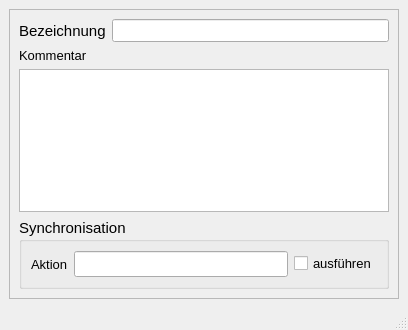
<?xml version="1.0" encoding="UTF-8"?>
<ui version="4.0">
 <class>MainWindow</class>
 <widget class="QMainWindow" name="MainWindow">
  <property name="geometry">
   <rect>
    <x>0</x>
    <y>0</y>
    <width>408</width>
    <height>330</height>
   </rect>
  </property>
  <property name="minimumSize">
   <size>
    <width>290</width>
    <height>220</height>
   </size>
  </property>
  <property name="font">
   <font>
    <family>Tahoma</family>
    <pointsize>10</pointsize>
   </font>
  </property>
  <property name="windowTitle">
   <string>Auslasstyp</string>
  </property>
  <property name="layoutDirection">
   <enum>Qt::LeftToRight</enum>
  </property>
  <widget class="QWidget" name="centralwidget">
   <layout class="QGridLayout" name="gridLayout">
    <item row="0" column="0">
     <widget class="QScrollArea" name="scrollArea">
      <property name="widgetResizable">
       <bool>true</bool>
      </property>
      <widget class="QWidget" name="scrollAreaWidgetContents">
       <property name="geometry">
        <rect>
         <x>0</x>
         <y>0</y>
         <width>384</width>
         <height>280</height>
        </rect>
       </property>
       <layout class="QGridLayout" name="gridLayout_2">
        <item row="0" column="0">
         <widget class="QLabel" name="label_4">
          <property name="font">
           <font>
            <family>Tahoma</family>
            <pointsize>11</pointsize>
           </font>
          </property>
          <property name="text">
           <string>Bezeichnung</string>
          </property>
          <property name="alignment">
           <set>Qt::AlignLeading|Qt::AlignLeft|Qt::AlignVCenter</set>
          </property>
         </widget>
        </item>
        <item row="0" column="1">
         <widget class="QLineEdit" name="name">
          <property name="toolTip">
           <string>&lt;html&gt;&lt;head/&gt;&lt;body&gt;&lt;p&gt;Eindeutige Bezeichnung&lt;/p&gt;&lt;/body&gt;&lt;/html&gt;</string>
          </property>
          <property name="statusTip">
           <string>Eindeutige Bezeichnung</string>
          </property>
          <property name="text">
           <string/>
          </property>
         </widget>
        </item>
        <item row="1" column="0">
         <widget class="QLabel" name="label_15">
          <property name="text">
           <string>Kommentar</string>
          </property>
         </widget>
        </item>
        <item row="2" column="0" colspan="2">
         <widget class="QTextEdit" name="kommentar">
          <property name="minimumSize">
           <size>
            <width>0</width>
            <height>0</height>
           </size>
          </property>
          <property name="toolTip">
           <string>&lt;html&gt;&lt;head/&gt;&lt;body&gt;&lt;p&gt;Platz für zusätzliche Kommentare.&lt;/p&gt;&lt;/body&gt;&lt;/html&gt;</string>
          </property>
          <property name="statusTip">
           <string>Platz für zusätzliche Kommentare.</string>
          </property>
         </widget>
        </item>
        <item row="3" column="0" colspan="2">
         <widget class="QGroupBox" name="groupBox_sync">
          <property name="font">
           <font>
            <family>Tahoma</family>
            <pointsize>11</pointsize>
           </font>
          </property>
          <property name="title">
           <string>Synchronisation</string>
          </property>
          <layout class="QGridLayout" name="gridLayout_3">
           <item row="0" column="0">
            <widget class="QLabel" name="label_23">
             <property name="font">
              <font>
               <family>Tahoma</family>
               <pointsize>10</pointsize>
              </font>
             </property>
             <property name="text">
              <string>Aktion</string>
             </property>
            </widget>
           </item>
           <item row="0" column="1">
            <widget class="QLineEdit" name="aktion">
             <property name="toolTip">
              <string>&lt;html&gt;&lt;head/&gt;&lt;body&gt;&lt;p&gt;Maßnahme zur Synchronisation&lt;/p&gt;&lt;/body&gt;&lt;/html&gt;</string>
             </property>
             <property name="statusTip">
              <string>Maßnahme zur Synchronisation</string>
             </property>
            </widget>
           </item>
           <item row="0" column="2">
            <widget class="QCheckBox" name="status">
             <property name="font">
              <font>
               <family>Tahoma</family>
               <pointsize>10</pointsize>
              </font>
             </property>
             <property name="toolTip">
              <string>Synchronisation aktivieren</string>
             </property>
             <property name="statusTip">
              <string>Synchronisation aktivieren</string>
             </property>
             <property name="text">
              <string>ausführen</string>
             </property>
            </widget>
           </item>
          </layout>
         </widget>
        </item>
       </layout>
      </widget>
     </widget>
    </item>
   </layout>
  </widget>
  <widget class="QStatusBar" name="statusbar"/>
 </widget>
 <tabstops>
  <tabstop>name</tabstop>
 </tabstops>
 <resources/>
 <connections/>
</ui>
